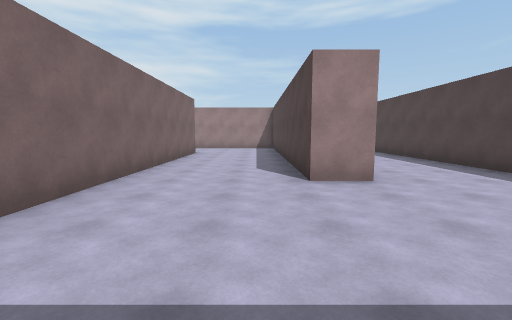
[1] (above)

24 first-person views from a walk through a scene from a Unity 3-D project. The camera is 1.5 m above the floor, tilts 6° down and sees 90° across. The floor is counted in squares, 2 m on a side. Each view is taken from the middle of a square. On the plan, view 1 faces up. The plan holds only what a view shows up to about 9 squares ahead; the rest is blank. The place goes on beyond the plan.

[2]
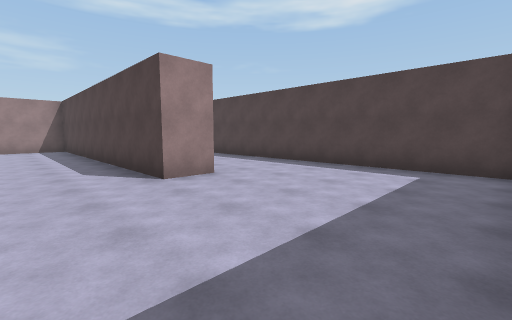

[3]
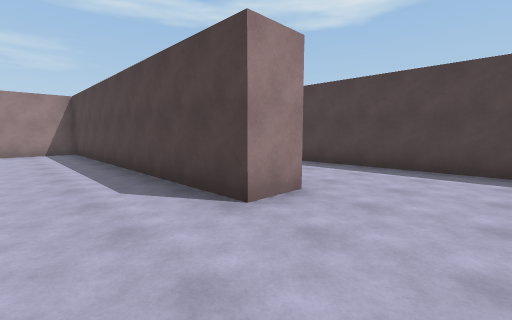

[4]
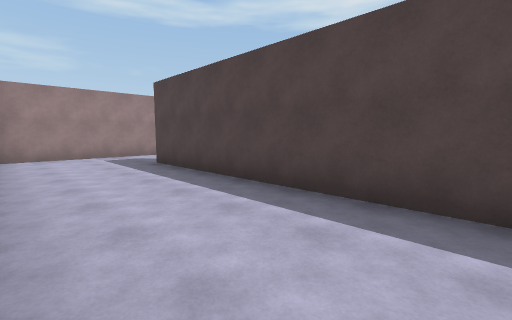

[5]
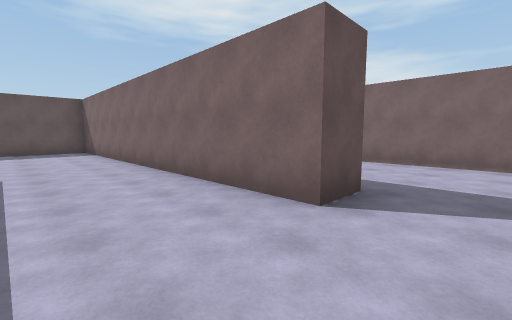

[6]
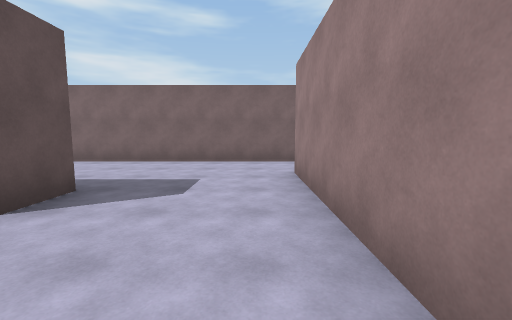

[7]
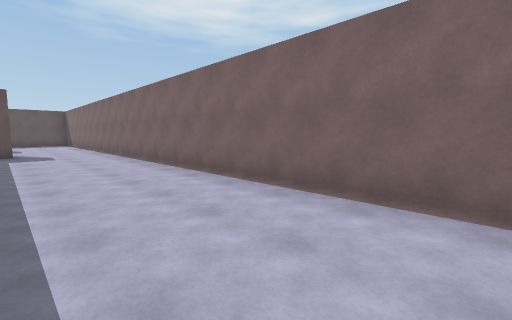

[8]
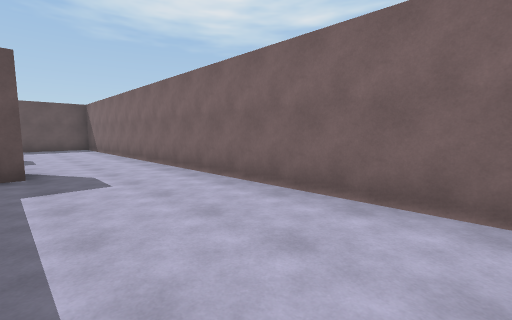

[9]
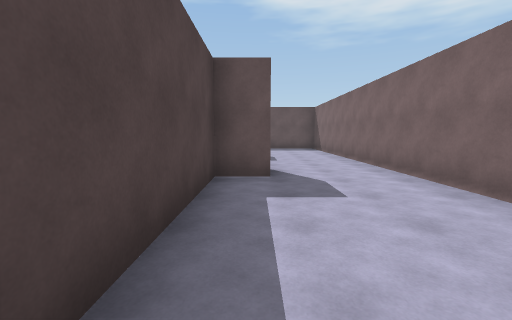

[10]
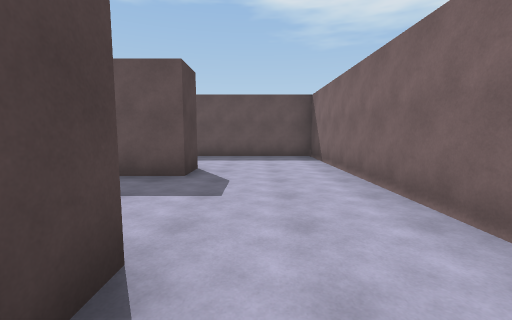

[11]
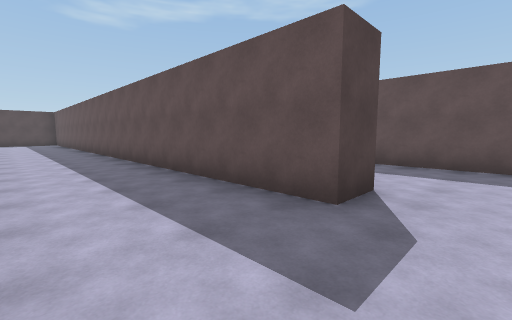

[12]
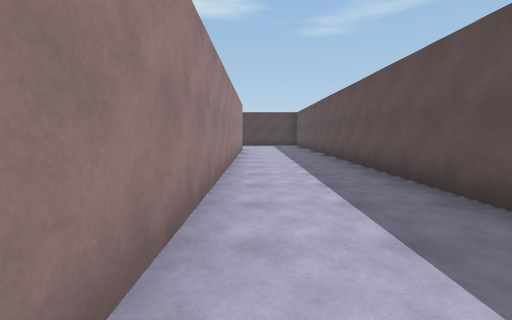

[13]
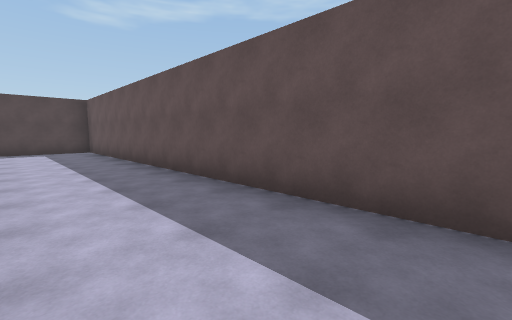

[14]
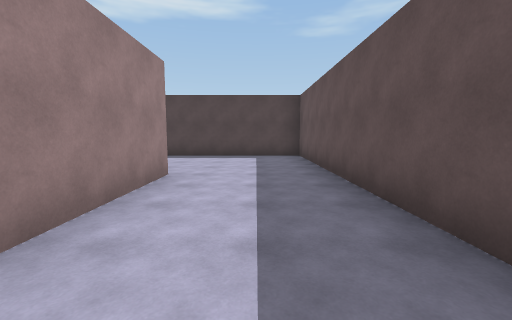

[15]
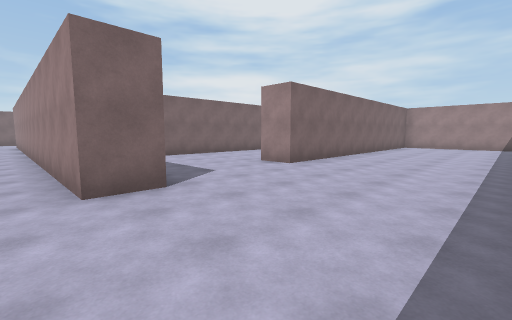

[16]
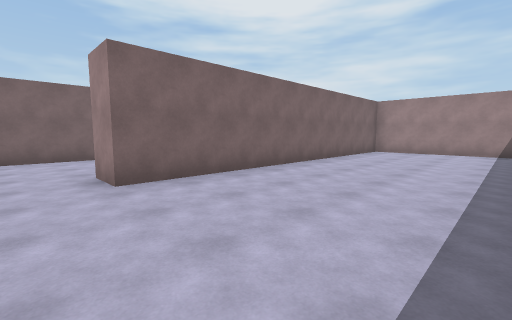

[17]
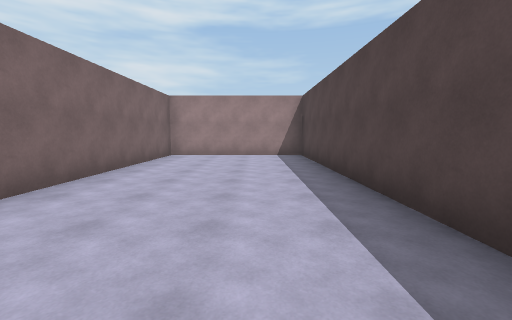

[18]
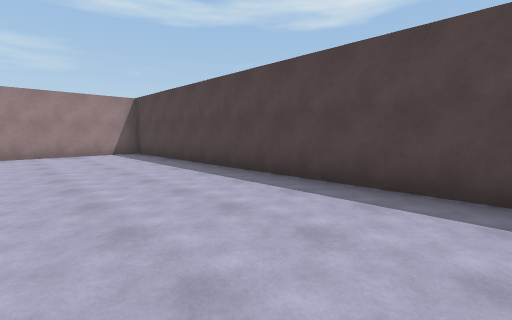

[19]
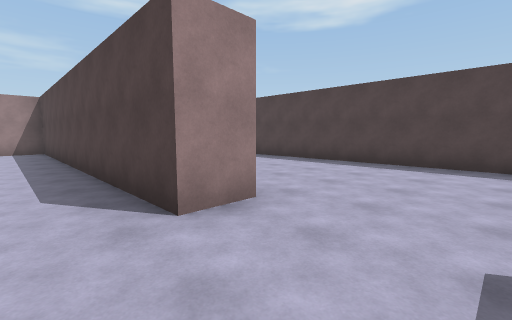

[20]
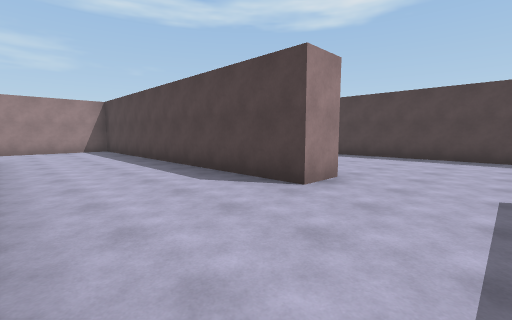

[21]
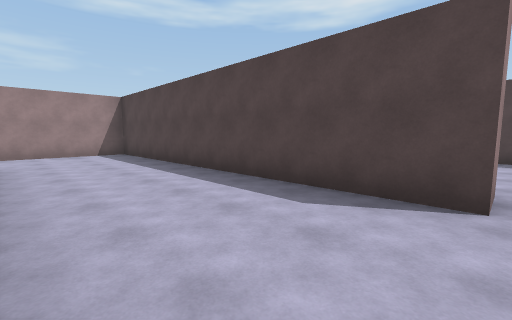

[22]
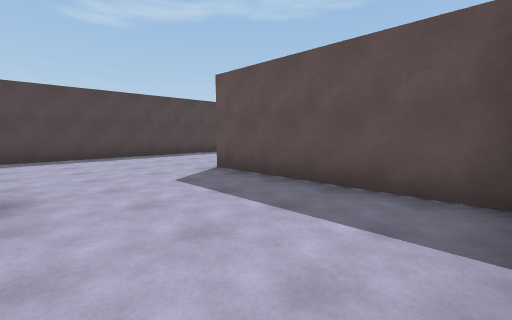

[23]
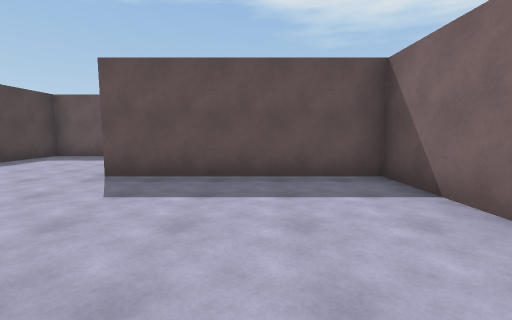

[24]
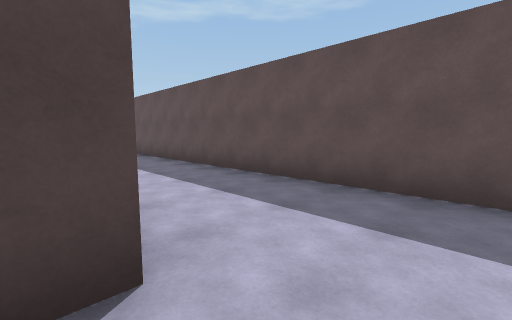

### Floor plan
Points are (right, up) in squares from view 1. A wall is a line through its corners. A room is listed if a view was taken in it or the views show most of it. See-through windows are left out.
Room 1 (views 1, 2, 3, 4, 5, 6, 7, 8, 9, 10)
walls: (1.9, 4) (0.9, 4) (0.9, 12.7) (-4.9, 12.7); (-3.4, 9.6) (-2.3, 9.6) (-2.3, 0.5); (-1.5, -0.4) (0, -0.4); (-4.2, -1.5) (-4.2, -0.4) (-3.3, -0.4) (-3.3, 3.4); (4.8, -0.1) (4.8, 10.5); (-6.8, 13.1) (-6.8, -2.5); (5.6, 12.7) (1.9, 12.7)
ways out: opening at (-5.5, -1.5) to room 2; opening at (5, 11.5) to room 2; opening at (-5.5, 13)
Room 2 (views 11, 12, 13, 14, 15, 16, 17, 18, 19, 20, 21, 22, 23, 24)
walls: (5.8, 3.9) (5.8, -0.4) (10.6, -0.4) (10.6, -1.4) (-0.5, -1.4); (-3.7, -5.5) (-3.7, -4.5) (14.6, -4.5) (14.6, 12.7) (10.1, 12.7) (10.1, 3.1) (9.1, 3.1) (9.1, 12.7) (5.6, 12.7); (-6.8, -2.5) (-6.8, -8.5) (4.4, -8.5)
ways out: opening at (-5.5, -1.5) to room 1; opening at (5, 11.5) to room 1

Where each view was taken, in squares from view 1:
view 1: 0 up, 0 right, facing up
view 2: 0 up, 1 left, facing up-right
view 3: 2 up, 1 left, facing up-right
view 4: 4 up, 2 right, facing up-right
view 5: 11 up, 0 right, facing down-left
view 6: 12 up, 0 right, facing left
view 7: 10 up, 4 left, facing down-left
view 8: 5 up, 4 left, facing down-left
view 9: 4 up, 4 left, facing down
view 10: 0 up, 5 left, facing down
view 11: 2 down, 5 left, facing down-right
view 12: 2 down, 1 left, facing right
view 13: 2 down, 3 right, facing down-right
view 14: 3 down, 6 right, facing right
view 15: 2 down, 14 right, facing up-left
view 16: 2 up, 14 right, facing up-left
view 17: 4 up, 13 right, facing up
view 18: 3 up, 11 right, facing up-right
view 19: 1 up, 8 right, facing up-right
view 20: 1 up, 6 right, facing up-right
view 21: 3 up, 6 right, facing up-right
view 22: 3 up, 6 right, facing down-right
view 23: 4 up, 8 right, facing down
view 24: 5 down, 5 left, facing down-right
